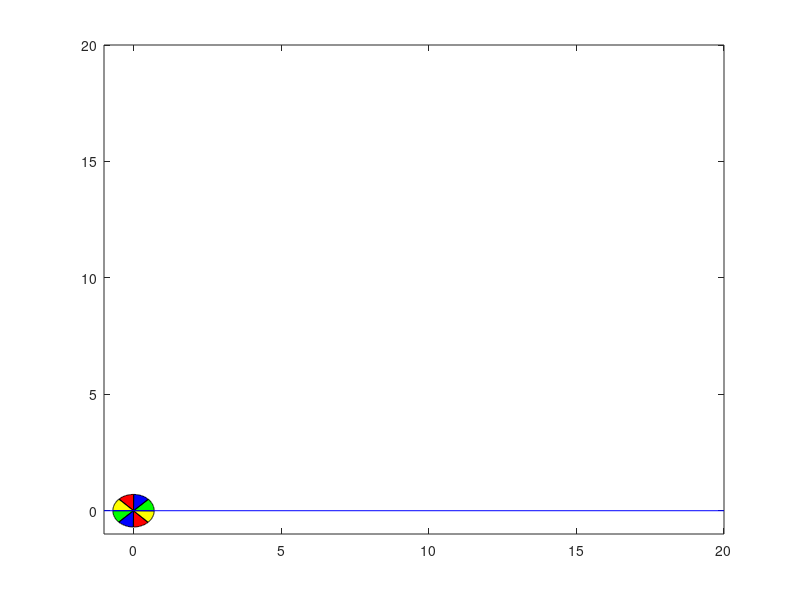
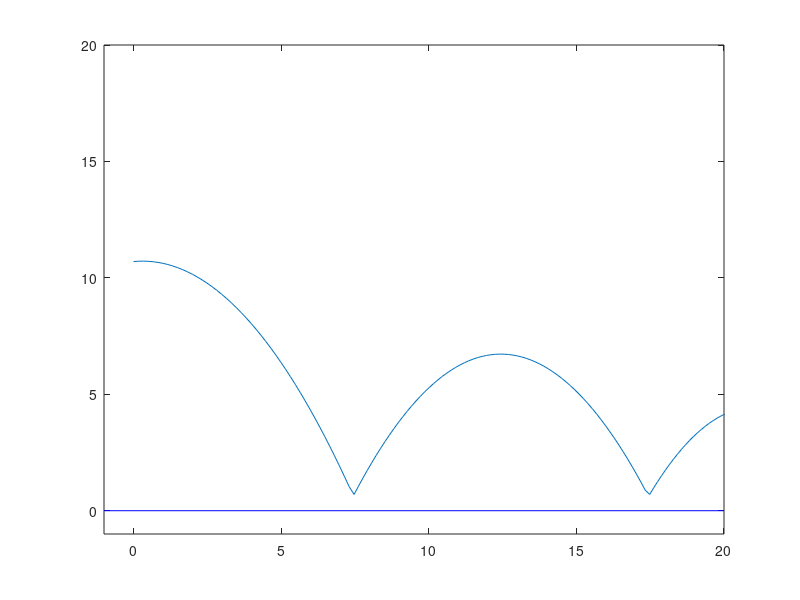

Recreate these plots in MATLAB, in order. (Note: this script raises an error after producing the figures.)
%ee150_bball.m
function ee150_bball
%----------------------------------
% Constants
%----------------------------------
radius = 0.7;     % radius of the ball
x0 = 0;           % position of the center of the ball
y0 = 10 + radius;
w = 3*pi;        % angular velocity (radians/sec.)
g = 9.81;         % gravitational acceleration constant in m/s

%----------------------------------
% Duration of the movie, frames per second, and other values
%----------------------------------
duration = 15;
framerate = 30;
maxframes = duration * framerate + 1;
dt = 1/framerate; % delta time between each frame

%----------------------------------
% Draw the initial ball, ground, and target
%----------------------------------
% to draw the ball we'll have 512 points around the circumference
n = 512;

% Creates a vector of 512 angles from [0 2*PI] radians to be used
% to calculate the points on the circumference of the ball
% rotate/spin the ball
arg = [0 : 2*pi/n : 2*pi];

% Initial ball circumference X,Y coordinates matrix 
%    We will never change this representation of the ball and just 
%    rotate it for each frame
%    8 Rows (1 for each sector) x 512/8 + 1 cols
%    Extra col => starting point of each sector is 0,0
xi = zeros(8,1+n/8);
yi = zeros(8,1+n/8);

%=== For LAB completion====
% We'll cut the ball into 8 sectors filling each sector w/ a unique color
% To do this, modify the xi, yi matrices such that the 1st point of each
% row vector is 0,0 and the rest of the points are the circumference 
% points of the circle (i.e. use the 'arg' vector when calculating your
% circumference points along with the 'radius' value). 
for i=1:8
    j=(i-1)*n/8;
    k=(i*n/8)-1;
    xi(i,:)=[0 radius*cos(arg(j+1:k+1))];
    yi(i,:)=[0 radius*sin(arg(j+1:k+1))];
end

% Draw the 8 sectors filling them with color
draw_ball(xi,yi);
hold on;
line([-1 20],[0 0], 'Color', 'b' );  % Draw the ground
axis([-1 20 -1 20]);
hold off;

% Now let the user pick the initial velocity and angle of the ball
initV = input('Enter the initial velocity in m/s: ');
angle = input('Enter the angle in degrees of the ball: ');
rad = pi*angle/180;
%=== For PRELAB completion====
vy = initV*sin(rad);     % change these assignments appropriately for the ball's velocity
vx = initV*cos(rad);

%----------------------------------
% Ball Path/Trajectory Calculation
%----------------------------------  
% xc and yc are coordinates of the center of the ball at each time
xc = zeros(1,maxframes);
yc = zeros(1,maxframes);

% theta = angle of rotation of the ball at each time frame
theta = zeros(1,maxframes);

% sx, sy are the scaling factors of the ball in the x and y direction
%  at each time frame
sx = ones(1,maxframes);
sy = ones(1,maxframes);

% set the time = 0
t = 0;

%set initial position of the ball and its angle
yc(1) = y0;
xc(1) = x0;
sx(1) = 1;
sy(1) = 1;
theta(1) = 0;
% Calculate the velocity of the ball and change in angle at each timestep i
%   You will need to calculate theta, sx, sy, vx, vy, xc, yc, w, & status
%   You will also need to update i and t in each iteration
% Continue calculation until the LAST position of the ball is past the edge  
%   of the screen (i.e. 20 meters) or the current time has reached the 
%   end of the movie (i.e. time less than (duration - dt) )
% Change the while loop below to perform these operations
i=2;
%=== For PRELAB completion==== 
while t<=duration-dt && xc(i-1)<20+radius
   [vx, vy, w, xc(i), yc(i), theta(i)] = physics_update(vx, vy, w, xc(i-1), yc(i-1), theta(i-1), dt, radius);
   i = i+1;
   t = t+dt;
end
% set the number of frames based on how many times the loop iterated
numframes = i-1;
  
%plot the path of the center of the ball
figure;
plot(xc(1:numframes),yc(1:numframes)); hold on;
line([-1 20], [0 0], 'Color', 'b');  % Draw the ground
axis([-1 20 -1 20]);

%open a new figure;
figure;

%----------------------------------
% Animation (Ball Rotation/Translation along trajectory path)
%----------------------------------

% Rotated, translated ball circumference X,Y coordinates matrix at each
%     frame (we will rotate and traslate xi and yi at each frame to produce 
%     these matrices)
%     8 Rows (1 for each sector) x 512/8 + 1 cols
x = zeros(8,1+n/8);
y = zeros(8,1+n/8);

% Create the movie object
mymovie = moviein(numframes);

% Draw the ball for EACH frame using trajectory/physics calculations 
%      performed above
%  T = Translation matrix - move the ball to the (xc,yc) position
%  S = Scaling matrix - Scaling values for this frame 
%  R = Rotation matrix - Rotation values for this frame

  %=== For LAB completion====   
  % Calculate the geometric modification matrices T, S, R
for h = 1:numframes
    T=[1 0 xc(h); 0 1 yc(h); 0 0 1]; 
    S=[sx(h) 0 0; 0 sy(h) 0;0 0 1]; 
    R=[cos(theta(h)) -sin(theta(h)) 0;sin(theta(h)) cos(theta(h)) 0;0 0 1];
    M=T*S*R; 
  for i=1:8 
      for j=1:1+n/8
          p=[xi(i,j);yi(i,j);1]; 
          p=M*p; 
          x(i,j)=p(1); 
          y(i,j)=p(2); 
      end
  end


  % For each sector perform the affine transformation and place the
  % result in the x,y vectors

  % Draw the 8 sectors filling them with color
  draw_ball(x,y);
  hold on;
  line([-1 20], [0 0], 'Color', 'b');  % Draw the ground
  axis([-1 20 -1 20]);
  hold off;
  
  % Write the frame to the movie
  ballmovie(:,h)=getframe;

end

  % Playback the movie
  movie(ballmovie,1,framerate);

end

function [vx, vy, w, xc_o, yc_o, theta_o] = physics_update(vx, vy, w, xc_i, yc_i, theta_i, dt, radius)
    g = 9.81;
    %=== For PRELAB completion==== 
    % Remember to check if the ball is hitting the ground and update your
    %  velocities appropriately
    xc_o = xc_i + vx*dt;
    yc_o = yc_i + vy*dt; 
    theta_o = theta_i - w*dt;
    vy = vy - g*dt;
    if yc_o <= radius
        vx = .9*vx;
        vy = -.75*vy;
        w = .8*w;
        yc_o=radius;
    end
end

% Expects 8xN x and y point matrices
function draw_ball(x,y)
  %=== For LAB completion====
  % Draw the 8 sectors filling them with color (turn hold on after the
  % first sector and turn hold off after the last sector

  fill(x(1,:),y(1,:),'g');
  hold on
  fill(x(2,:),y(2,:),'b');
  fill(x(3,:),y(3,:),'r');
  fill(x(4,:),y(4,:),'y');
  fill(x(5,:),y(5,:),'g');
  fill(x(6,:),y(6,:),'b');
  fill(x(7,:),y(7,:),'r');
  fill(x(8,:),y(8,:),'y');
  hold off

end
